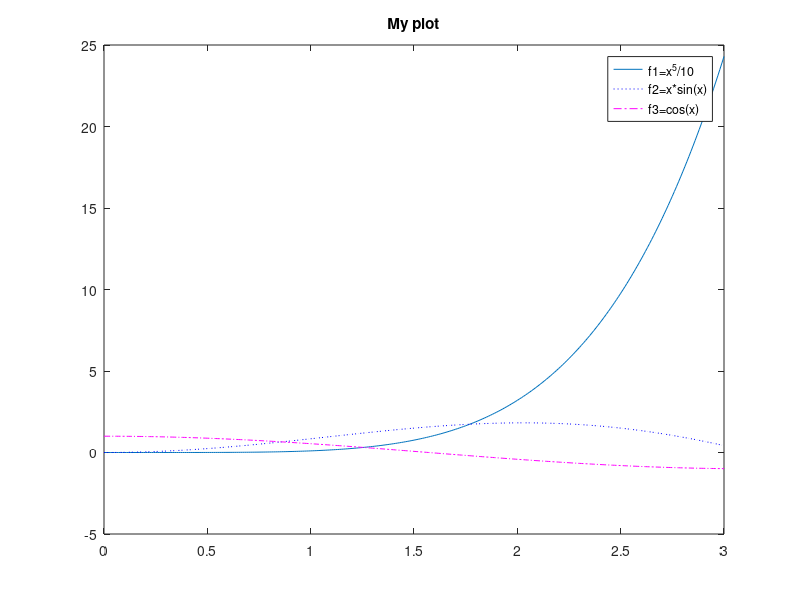

Source code (MATLAB):
x=0:0.01:3;
y=x.^5/10;
a=x.*sin(x);
b=cos(x);
plot(x,y,x,a,':b',x,b,'-.m')
title('My plot')
legend('f1=x^5/10','f2=x*sin(x)','f3=cos(x)')